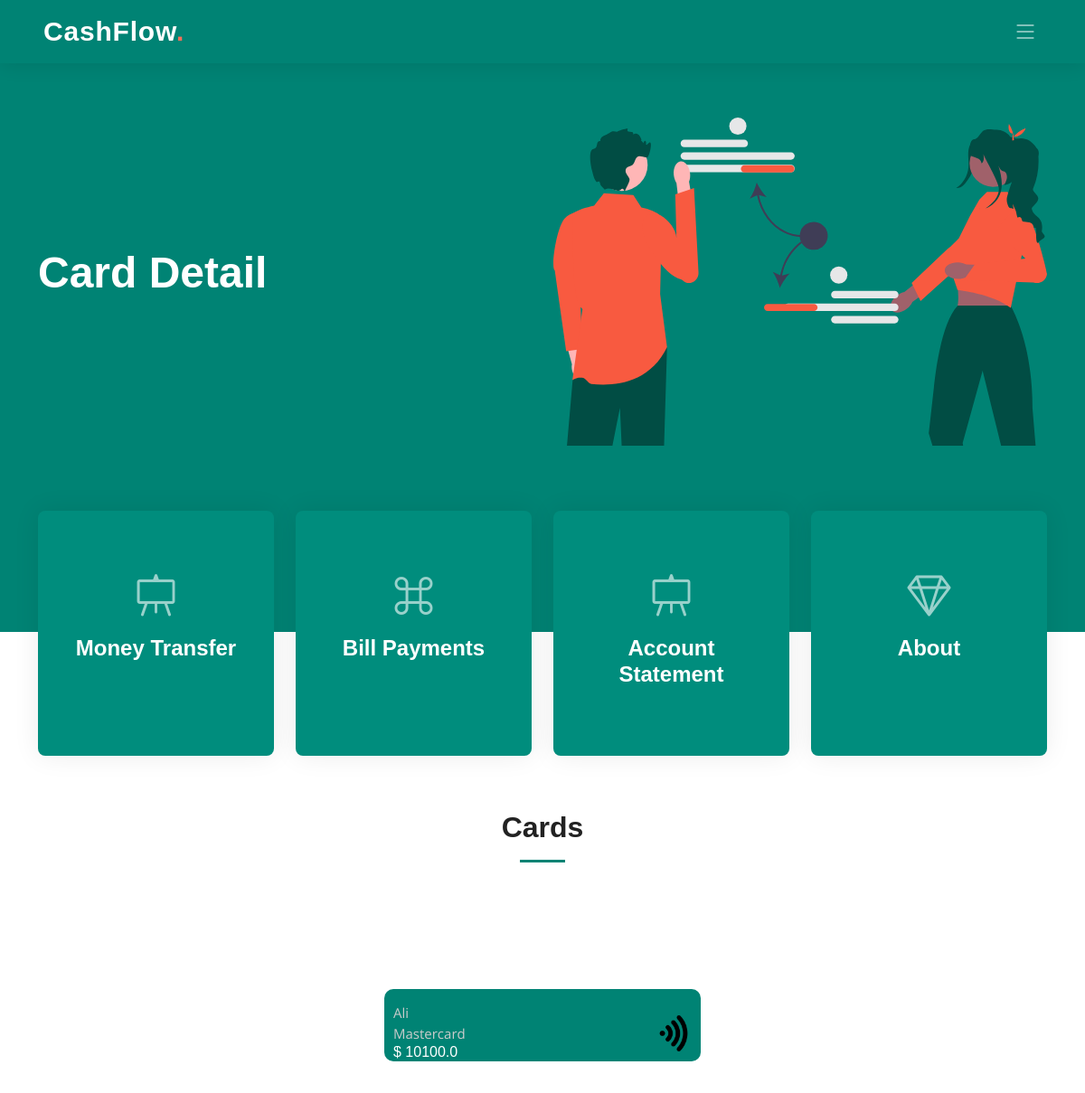
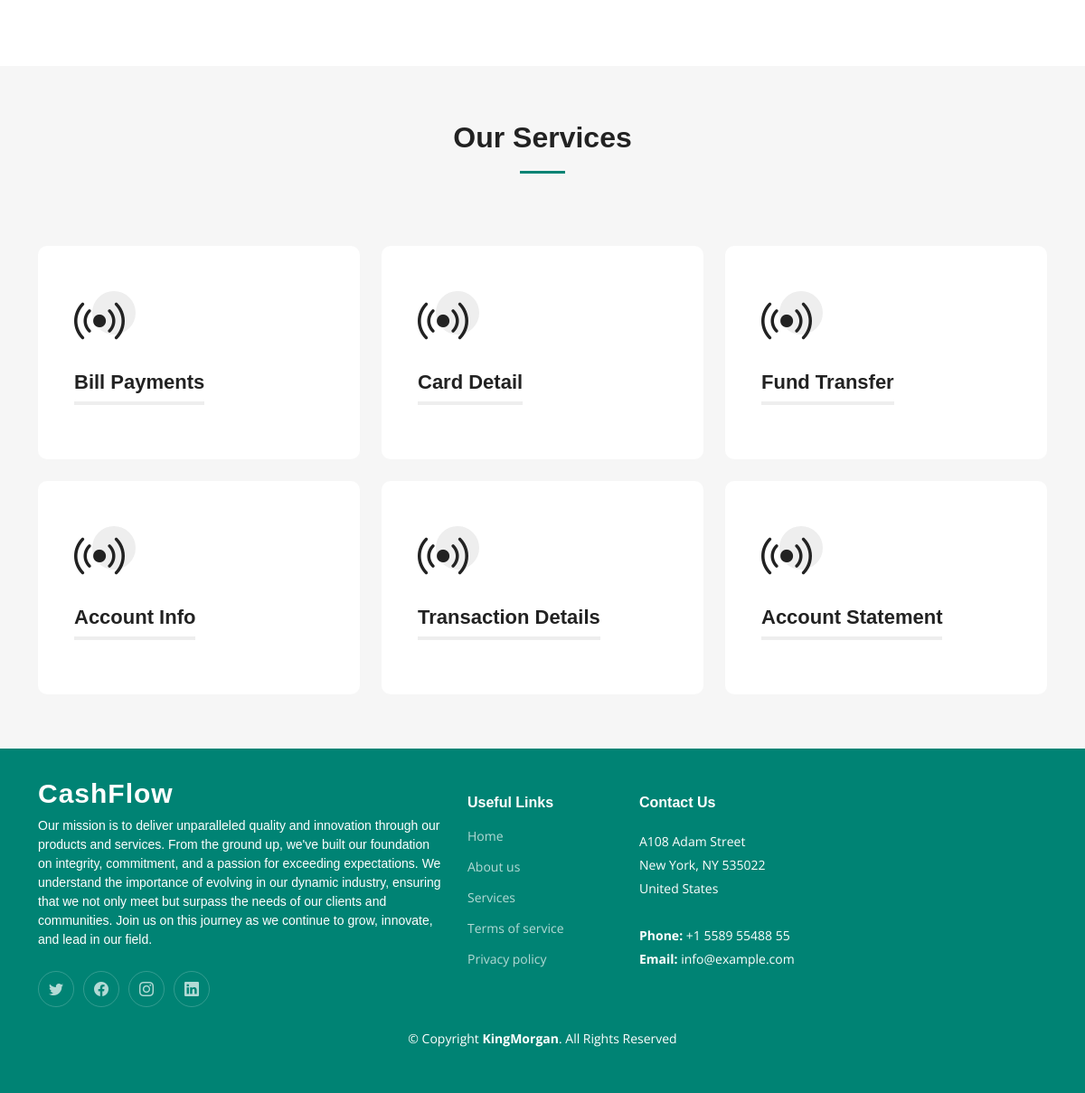
Screenshot of /card/ (signed in) with the database file from the repository (2 pictures, top to bottom).
### app/models.py (models this page shows)
class User(models.Model):
    name = models.CharField(max_length=100)
    email = models.EmailField()
    password = models.CharField(max_length=100)
    phone = models.CharField(max_length=100)
    address = models.CharField(max_length=100)
    CNIC = models.CharField(max_length=14, unique=True)
    phone = models.CharField(max_length=13, unique=True)
    username = models.CharField(max_length=150, null=False,default="")  # Added username field

class ATMcards(models.Model):
    VISA = 'Visa'
    MASTERCARD = 'Mastercard'
    AMERICAN_EXPRESS = 'American Express'
    CARD_TYPE_CHOICES = [
        (VISA, 'Visa'),
        (MASTERCARD, 'Mastercard'),
        (AMERICAN_EXPRESS, 'American Express'),
    ]
    accounts = models.ForeignKey(Accounts, on_delete=models.CASCADE)
    card_number = models.CharField(max_length=16, unique=True)
    pin = models.CharField(max_length=4)
    expiry_date = models.DateField()
    card_type = models.CharField(max_length=20, choices=CARD_TYPE_CHOICES)
    is_active = models.BooleanField(default=False)

class Accounts(models.Model):
    SAVING = 'Saving'
    CURRENT = 'Current'
    FIXED_DEPOSIT = 'Fixed Deposit'
    ACCOUNT_TYPE_CHOICES = [
        (SAVING, 'Saving'),
        (CURRENT, 'Current'),
        (FIXED_DEPOSIT, 'Fixed Deposit'),
    ]
    ACTIVE = 'Active'
    INACTIVE = 'Inactive'
    STATUS_CHOICES = [
        (ACTIVE, 'Active'),
        (INACTIVE, 'Inactive'),
    ]
    user = models.ForeignKey(User, on_delete=models.CASCADE)
    account_number = models.CharField(max_length=100, unique=True)
    balance = models.FloatField()
    account_type = models.CharField(max_length=20, choices=ACCOUNT_TYPE_CHOICES, default=CURRENT)
    status = models.CharField(max_length=20, choices=STATUS_CHOICES, default=ACTIVE)
    bank_id = models.ForeignKey('Banks', on_delete=models.CASCADE, default=11)

### app/views.py (the view)
# urls.py: path('card/', views.card, name='carddetail'),
def card(request):
    user_id = request.session.get('user')  # Make sure this session key is correct
    user = get_object_or_404(User, pk=user_id)
    account = get_object_or_404(Accounts, user_id=user)  # Use user instance here
    card = get_object_or_404(ATMcards, accounts_id=account)  # Use account instance here
    return render(request, 'dashboard/carddetail.html',{'card': card, 'account': account,'services': services,'user': user})

### app/templates/Dashboard/carddetail.html (shortened to what this page needs)
{% extends 'dashboard/index.html' %}
{% load static %}
{% block extra_head %}
  <link href="{% static 'css/card.css' %}" rel="stylesheet">
{% endblock extra_head %}
{% block hero %}<h2><span>Card Detail</span></h2>{% endblock hero %}
{% block content %}
<div class="section-header">
    <h2>Cards</h2>
  </div>
  <div class="card-container" data-aos="fade-up" data-aos-delay="100">
      <div class="row gy-4" data-aos="fade-up" data-aos-delay="100">
        <div class="col-lg-4 col-md-6">
            <div class="upper">
                <div class="card" style="background-color: #008374;" >
                    <div class="details">
                        <div class="d-flex justify-content-between align-items-center">
                            <div class="d-flex flex-column card-details">
                                <span class="plus"> {{ user.name }} </span>
                                <span class="plus">{{ card.card_type }}</span>
                                <h6 class="amount">$ {{ account.balance }}</h6>
                            </div>
                        </div>
                        <img src="{% static 'img/wifisig.png' %}" width="40" class="coral">
                    </div>
                </div>
            </div>
        </div>
    </div>
  </div>
  <section id="services" class="services sections-bg">
    <div class="container" data-aos="fade-up">
        <div class="section-header">
            <h2>Our Services</h2>
        </div>
        <div class="row gy-4" data-aos="fade-up" data-aos-delay="100">
            {% for service in services %}
                <div class="col-lg-4 col-md-6">
                    {% if service.url %}
                        <a href="{% url service.url %}">
                    {% endif %}
                        <div class="service-item position-relative">
                            <div class="icon">
                                <i class="bi {{ service.icon }}"></i>
                            </div>
                            <h3>{{ service.name }}</h3>
                        </div>
                    {% if service.url %}
                        </a>
                    {% endif %}
                </div>
            {% endfor %}
        </div>
    </div>
</section>
{% endblock content %}

### app/static/css/main.css (style rules this page uses)
:root { --font-default: "Open Sans", system-ui, -apple-system, "Segoe UI", Roboto, "Helvetica Neue", Arial, "Noto Sans", "Liberation Sans", sans-serif, "Apple Color Emoji", "Segoe UI Emoji", "Segoe UI Symbol", "Noto Color Emoji"; --font-primary: "Montserrat", sans-serif; --font-secondary: "Poppins", sans-serif; }
:root { --color-default: #222222; --color-primary: #008374; --color-secondary: #f85a40; }
:root { scroll-behavior: smooth; }
body { font-family: var(--font-default); color: var(--color-default); }
a { color: var(--color-primary); text-decoration: none; }
h1, h2, h3, h4, h5, h6 { font-family: var(--font-primary); }
section { padding: 60px 0; overflow: hidden; scroll-margin-top: 70px; overflow: clip; }
.sections-bg { background-color: #f6f6f6; }
.section-header { text-align: center; padding-bottom: 60px; }
.section-header h2 { font-size: 32px; font-weight: 600; margin-bottom: 20px; padding-bottom: 20px; position: relative; }
.section-header h2:after { content: ""; position: absolute; display: block; width: 50px; height: 3px; background: var(--color-primary); left: 0; right: 0; bottom: 0; margin: auto; }
.services { padding: 60px 0; }
.services .service-item { padding: 40px; background: #fff; height: 100%; border-radius: 10px; }
.services .service-item .icon { width: 48px; height: 48px; position: relative; margin-bottom: 50px; }
.services .service-item .icon i { color: var(--color-default); font-size: 56px; transition: ease-in-out 0.3s; z-index: 2; position: relative; }
.services .service-item .icon:before { position: absolute; content: ""; height: 100%; width: 100%; background: #eeeeee; border-radius: 50px; z-index: 1; top: 10px; right: -20px; transition: 0.3s; }
.services .service-item h3 { color: var(--color-default); font-weight: 700; margin: 0 0 20px 0; padding-bottom: 8px; font-size: 22px; position: relative; display: inline-block; border-bottom: 4px solid #eeeeee; transition: 0.3s; }
.hero h2 { font-size: 48px; font-weight: 700; margin-bottom: 20px; color: #fff; }

### app/static/css/card.css (style rules this page uses)
.card { padding: 10px; width: 350px; height: 80px; overflow: hidden; border-radius: 10px; cursor: pointer; border: none; position: relative }
.coral { transform: rotate(90deg) }
.card-details { margin-top: 5px }
.details { display: flex; justify-content: space-between; align-items: center }
.plus { color: #ccc; font-size: 15px }
.amount { color: #fff }
.card-container { display: flex; justify-content: center; align-items: center; height: 200px; width: 100%; }
.card { margin: auto; }

### rows the page displays
User: name "Ali"
ATMcards: card_type "Mastercard"
Accounts: balance "10100.0"

### other values shown
{{ service.name }} "Bill Payments" "Card Detail" "Fund Transfer" "Account Info" "Transaction Details" "Account Statement"
